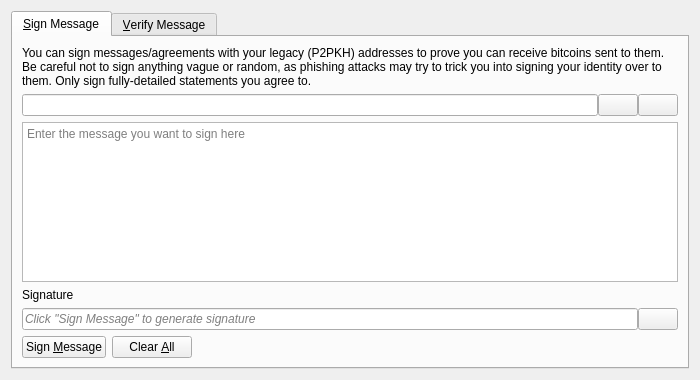
<?xml version="1.0" encoding="UTF-8"?>
<ui version="4.0">
 <class>SignVerifyMessageDialog</class>
 <widget class="QDialog" name="SignVerifyMessageDialog">
  <property name="geometry">
   <rect>
    <x>0</x>
    <y>0</y>
    <width>700</width>
    <height>380</height>
   </rect>
  </property>
  <property name="minimumSize">
   <size>
    <width>700</width>
    <height>380</height>
   </size>
  </property>
  <property name="windowTitle">
   <string>Signatures - Sign / Verify a Message</string>
  </property>
  <property name="modal">
   <bool>true</bool>
  </property>
  <layout class="QVBoxLayout" name="verticalLayout">
   <item>
    <widget class="QTabWidget" name="tabWidget">
     <property name="currentIndex">
      <number>0</number>
     </property>
     <widget class="QWidget" name="tabSignMessage">
      <attribute name="title">
       <string>&amp;Sign Message</string>
      </attribute>
      <layout class="QVBoxLayout" name="verticalLayout_SM">
       <item>
        <widget class="QLabel" name="infoLabel_SM">
         <property name="text">
          <string>You can sign messages/agreements with your legacy (P2PKH) addresses to prove you can receive bitcoins sent to them. Be careful not to sign anything vague or random, as phishing attacks may try to trick you into signing your identity over to them. Only sign fully-detailed statements you agree to.</string>
         </property>
         <property name="textFormat">
          <enum>Qt::PlainText</enum>
         </property>
         <property name="wordWrap">
          <bool>true</bool>
         </property>
        </widget>
       </item>
       <item>
        <layout class="QHBoxLayout" name="horizontalLayout_1_SM">
         <property name="spacing">
          <number>0</number>
         </property>
         <item>
          <widget class="QValidatedLineEdit" name="addressIn_SM">
           <property name="toolTip">
            <string>The Bitcoin address to sign the message with</string>
           </property>
          </widget>
         </item>
         <item>
          <widget class="QPushButton" name="addressBookButton_SM">
           <property name="toolTip">
            <string>Choose previously used address</string>
           </property>
           <property name="text">
            <string/>
           </property>
           <property name="icon">
            <iconset resource="../bitcoin.qrc">
             <normaloff>:/icons/address-book</normaloff>:/icons/address-book</iconset>
           </property>
           <property name="shortcut">
            <string>Alt+A</string>
           </property>
           <property name="autoDefault">
            <bool>false</bool>
           </property>
          </widget>
         </item>
         <item>
          <widget class="QPushButton" name="pasteButton_SM">
           <property name="toolTip">
            <string>Paste address from clipboard</string>
           </property>
           <property name="text">
            <string/>
           </property>
           <property name="icon">
            <iconset resource="../bitcoin.qrc">
             <normaloff>:/icons/editpaste</normaloff>:/icons/editpaste</iconset>
           </property>
           <property name="shortcut">
            <string>Alt+P</string>
           </property>
           <property name="autoDefault">
            <bool>false</bool>
           </property>
          </widget>
         </item>
        </layout>
       </item>
       <item>
        <widget class="QPlainTextEdit" name="messageIn_SM">
         <property name="toolTip">
          <string>Enter the message you want to sign here</string>
         </property>
         <property name="placeholderText">
          <string>Enter the message you want to sign here</string>
         </property>
        </widget>
       </item>
       <item>
        <widget class="QLabel" name="signatureLabel_SM">
         <property name="text">
          <string>Signature</string>
         </property>
         <property name="textFormat">
          <enum>Qt::PlainText</enum>
         </property>
        </widget>
       </item>
       <item>
        <layout class="QHBoxLayout" name="horizontalLayout_2_SM">
         <property name="spacing">
          <number>0</number>
         </property>
         <item>
          <widget class="QLineEdit" name="signatureOut_SM">
           <property name="placeholderText">
            <string>Click "Sign Message" to generate signature</string>
           </property>
           <property name="font">
            <font>
             <italic>true</italic>
            </font>
           </property>
           <property name="readOnly">
            <bool>true</bool>
           </property>
          </widget>
         </item>
         <item>
          <widget class="QPushButton" name="copySignatureButton_SM">
           <property name="toolTip">
            <string>Copy the current signature to the clipboard</string>
           </property>
           <property name="text">
            <string/>
           </property>
           <property name="icon">
            <iconset resource="../bitcoin.qrc">
             <normaloff>:/icons/editcopy</normaloff>:/icons/editcopy</iconset>
           </property>
           <property name="autoDefault">
            <bool>false</bool>
           </property>
          </widget>
         </item>
        </layout>
       </item>
       <item>
        <layout class="QHBoxLayout" name="horizontalLayout_3_SM">
         <item>
          <widget class="QPushButton" name="signMessageButton_SM">
           <property name="toolTip">
            <string>Sign the message to prove you own this Bitcoin address</string>
           </property>
           <property name="text">
            <string>Sign &amp;Message</string>
           </property>
           <property name="icon">
            <iconset resource="../bitcoin.qrc">
             <normaloff>:/icons/edit</normaloff>:/icons/edit</iconset>
           </property>
           <property name="autoDefault">
            <bool>false</bool>
           </property>
          </widget>
         </item>
         <item>
          <widget class="QPushButton" name="clearButton_SM">
           <property name="toolTip">
            <string>Reset all sign message fields</string>
           </property>
           <property name="text">
            <string>Clear &amp;All</string>
           </property>
           <property name="icon">
            <iconset resource="../bitcoin.qrc">
             <normaloff>:/icons/remove</normaloff>:/icons/remove</iconset>
           </property>
           <property name="autoDefault">
            <bool>false</bool>
           </property>
          </widget>
         </item>
         <item>
          <spacer name="horizontalSpacer_1_SM">
           <property name="orientation">
            <enum>Qt::Horizontal</enum>
           </property>
           <property name="sizeType">
            <enum>QSizePolicy::Expanding</enum>
           </property>
           <property name="sizeHint" stdset="0">
            <size>
             <width>40</width>
             <height>20</height>
            </size>
           </property>
          </spacer>
         </item>
         <item>
          <widget class="QLabel" name="statusLabel_SM">
           <property name="sizePolicy">
            <sizepolicy hsizetype="Expanding" vsizetype="Preferred">
             <horstretch>1</horstretch>
             <verstretch>0</verstretch>
            </sizepolicy>
           </property>
           <property name="font">
            <font>
             <weight>75</weight>
             <bold>true</bold>
            </font>
           </property>
           <property name="text">
            <string/>
           </property>
           <property name="wordWrap">
            <bool>true</bool>
           </property>
          </widget>
         </item>
         <item>
          <spacer name="horizontalSpacer_2_SM">
           <property name="orientation">
            <enum>Qt::Horizontal</enum>
           </property>
           <property name="sizeType">
            <enum>QSizePolicy::Expanding</enum>
           </property>
           <property name="sizeHint" stdset="0">
            <size>
             <width>40</width>
             <height>20</height>
            </size>
           </property>
          </spacer>
         </item>
        </layout>
       </item>
      </layout>
     </widget>
     <widget class="QWidget" name="tabVerifyMessage">
      <attribute name="title">
       <string>&amp;Verify Message</string>
      </attribute>
      <layout class="QVBoxLayout" name="verticalLayout_VM">
       <item>
        <widget class="QLabel" name="infoLabel_VM">
         <property name="text">
          <string>Enter the receiver's address, message (ensure you copy line breaks, spaces, tabs, etc. exactly) and signature below to verify the message. Be careful not to read more into the signature than what is in the signed message itself, to avoid being tricked by a man-in-the-middle attack. Note that this only proves the signing party receives with the address, it cannot prove sendership of any transaction!</string>
         </property>
         <property name="textFormat">
          <enum>Qt::PlainText</enum>
         </property>
         <property name="alignment">
          <set>Qt::AlignLeading|Qt::AlignLeft|Qt::AlignTop</set>
         </property>
         <property name="wordWrap">
          <bool>true</bool>
         </property>
        </widget>
       </item>
       <item>
        <layout class="QHBoxLayout" name="horizontalLayout_1_VM">
         <property name="spacing">
          <number>0</number>
         </property>
         <item>
          <widget class="QValidatedLineEdit" name="addressIn_VM">
           <property name="toolTip">
            <string>The Bitcoin address the message was signed with</string>
           </property>
          </widget>
         </item>
         <item>
          <widget class="QPushButton" name="addressBookButton_VM">
           <property name="toolTip">
            <string>Choose previously used address</string>
           </property>
           <property name="text">
            <string/>
           </property>
           <property name="icon">
            <iconset resource="../bitcoin.qrc">
             <normaloff>:/icons/address-book</normaloff>:/icons/address-book</iconset>
           </property>
           <property name="shortcut">
            <string>Alt+A</string>
           </property>
           <property name="autoDefault">
            <bool>false</bool>
           </property>
          </widget>
         </item>
        </layout>
       </item>
       <item>
        <widget class="QPlainTextEdit" name="messageIn_VM">
          <property name="toolTip">
            <string>The signed message to verify</string>
          </property>
          <property name="placeholderText">
            <string>The signed message to verify</string>
          </property>
        </widget>
       </item>
       <item>
        <widget class="QValidatedLineEdit" name="signatureIn_VM">
          <property name="toolTip">
            <string>The signature given when the message was signed</string>
          </property>
          <property name="placeholderText">
            <string>The signature given when the message was signed</string>
          </property>
        </widget>
       </item>
       <item>
        <layout class="QHBoxLayout" name="horizontalLayout_2_VM">
         <item>
          <widget class="QPushButton" name="verifyMessageButton_VM">
           <property name="toolTip">
            <string>Verify the message to ensure it was signed with the specified Bitcoin address</string>
           </property>
           <property name="text">
            <string>Verify &amp;Message</string>
           </property>
           <property name="icon">
            <iconset resource="../bitcoin.qrc">
             <normaloff>:/icons/transaction_0</normaloff>:/icons/transaction_0</iconset>
           </property>
           <property name="autoDefault">
            <bool>false</bool>
           </property>
          </widget>
         </item>
         <item>
          <widget class="QPushButton" name="clearButton_VM">
           <property name="toolTip">
            <string>Reset all verify message fields</string>
           </property>
           <property name="text">
            <string>Clear &amp;All</string>
           </property>
           <property name="icon">
            <iconset resource="../bitcoin.qrc">
             <normaloff>:/icons/remove</normaloff>:/icons/remove</iconset>
           </property>
           <property name="autoDefault">
            <bool>false</bool>
           </property>
          </widget>
         </item>
         <item>
          <spacer name="horizontalSpacer_1_VM">
           <property name="orientation">
            <enum>Qt::Horizontal</enum>
           </property>
           <property name="sizeType">
            <enum>QSizePolicy::Expanding</enum>
           </property>
           <property name="sizeHint" stdset="0">
            <size>
             <width>40</width>
             <height>20</height>
            </size>
           </property>
          </spacer>
         </item>
         <item>
          <widget class="QLabel" name="statusLabel_VM">
           <property name="sizePolicy">
            <sizepolicy hsizetype="Expanding" vsizetype="Preferred">
             <horstretch>1</horstretch>
             <verstretch>0</verstretch>
            </sizepolicy>
           </property>
           <property name="font">
            <font>
             <weight>75</weight>
             <bold>true</bold>
            </font>
           </property>
           <property name="text">
            <string/>
           </property>
           <property name="wordWrap">
            <bool>true</bool>
           </property>
          </widget>
         </item>
         <item>
          <spacer name="horizontalSpacer_2_VM">
           <property name="orientation">
            <enum>Qt::Horizontal</enum>
           </property>
           <property name="sizeType">
            <enum>QSizePolicy::Expanding</enum>
           </property>
           <property name="sizeHint" stdset="0">
            <size>
             <width>40</width>
             <height>20</height>
            </size>
           </property>
          </spacer>
         </item>
        </layout>
       </item>
      </layout>
     </widget>
    </widget>
   </item>
  </layout>
 </widget>
 <customwidgets>
  <customwidget>
   <class>QValidatedLineEdit</class>
   <extends>QLineEdit</extends>
   <header>qt/qvalidatedlineedit.h</header>
  </customwidget>
 </customwidgets>
 <resources>
  <include location="../bitcoin.qrc"/>
 </resources>
 <connections/>
</ui>
